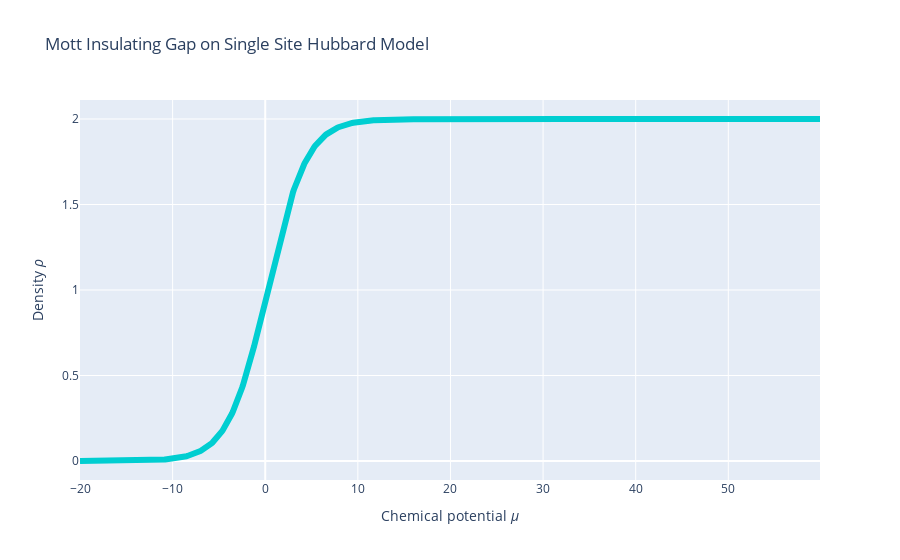

The cell this chart's notebook holds for it:
### Code cell
import plotly.graph_objects as go 

# Create figure 
fig = go.Figure()

# Add axes 
fig.update_layout(
#     title={
#         "text": "Mott Insulating Gap on Single Site Hubbard Model", 
#         "xanchor": "center", 
#         "yanchor": "top"
#     }, 
    title="Mott Insulating Gap on Single Site Hubbard Model",
    xaxis_title=r"Chemical potential <i>μ</i>", 
    yaxis_title=r"Density <i>ρ</i>", 
)

# Add a trace for each slider step 
for step_T in np.arange(0, 2, 0.5): 
    for step_U in np.arange(0, 4, 1):
        fig.add_trace(
            go.Scatter(
                visible=False, 
                line=dict(color="#00CED1", width=6),
                # The aranges have to match!
                x=np.arange(-20, 60, 0.1), 
                y=density(step_T, step_U, np.arange(-20, 60, 0.1))
            )
        )

# Make 6th trace visible 
fig.data[6].visible = True 

# Create and add sliders 
steps

fig.show()

### Figure 1 — Plotly figure (JSON) as saved in the notebook; plotly's stock layout.template omitted (floating-point values rounded to 4 significant figures; data arrays with more than 128 entries replaced by an {"elided": "..."} marker saying what was removed)
{"data": [{"line": {"color": "#00CED1", "width": 6}, "type": "scatter", "visible": false, "x": {"elided": "800 float values"}, "y": {"elided": "800 null values"}}, {"line": {"color": "#00CED1", "width": 6}, "type": "scatter", "visible": false, "x": {"elided": "800 float values"}, "y": {"elided": "800 float values"}}, {"line": {"color": "#00CED1", "width": 6}, "type": "scatter", "visible": false, "x": {"elided": "800 float values"}, "y": {"elided": "800 float values"}}, {"line": {"color": "#00CED1", "width": 6}, "type": "scatter", "visible": false, "x": {"elided": "800 float values"}, "y": {"elided": "800 float values"}}, {"line": {"color": "#00CED1", "width": 6}, "type": "scatter", "visible": false, "x": {"elided": "800 float values"}, "y": {"elided": "800 int values"}}, {"line": {"color": "#00CED1", "width": 6}, "type": "scatter", "visible": false, "x": {"elided": "800 float values"}, "y": {"elided": "800 float values"}}, {"line": {"color": "#00CED1", "width": 6}, "type": "scatter", "visible": true, "x": {"elided": "800 float values"}, "y": {"elided": "800 float values"}}, {"line": {"color": "#00CED1", "width": 6}, "type": "scatter", "visible": false, "x": {"elided": "800 float values"}, "y": {"elided": "800 float values"}}, {"line": {"color": "#00CED1", "width": 6}, "type": "scatter", "visible": false, "x": {"elided": "800 float values"}, "y": {"elided": "800 int values"}}, {"line": {"color": "#00CED1", "width": 6}, "type": "scatter", "visible": false, "x": {"elided": "800 float values"}, "y": {"elided": "800 float values"}}, {"line": {"color": "#00CED1", "width": 6}, "type": "scatter", "visible": false, "x": {"elided": "800 float values"}, "y": {"elided": "800 float values"}}, {"line": {"color": "#00CED1", "width": 6}, "type": "scatter", "visible": false, "x": {"elided": "800 float values"}, "y": {"elided": "800 float values"}}, {"line": {"color": "#00CED1", "width": 6}, "type": "scatter", "visible": false, "x": {"elided": "800 float values"}, "y": {"elided": "800 int values"}}, {"line": {"color": "#00CED1", "width": 6}, "type": "scatter", "visible": false, "x": {"elided": "800 float values"}, "y": {"elided": "800 float values"}}, {"line": {"color": "#00CED1", "width": 6}, "type": "scatter", "visible": false, "x": {"elided": "800 float values"}, "y": {"elided": "800 float values"}}, {"line": {"color": "#00CED1", "width": 6}, "type": "scatter", "visible": false, "x": {"elided": "800 float values"}, "y": {"elided": "800 float values"}}], "layout": {"title": {"text": "Mott Insulating Gap on Single Site Hubbard Model"}, "xaxis": {"title": {"text": "Chemical potential <i>μ</i>"}}, "yaxis": {"title": {"text": "Density <i>ρ</i>"}}}}
